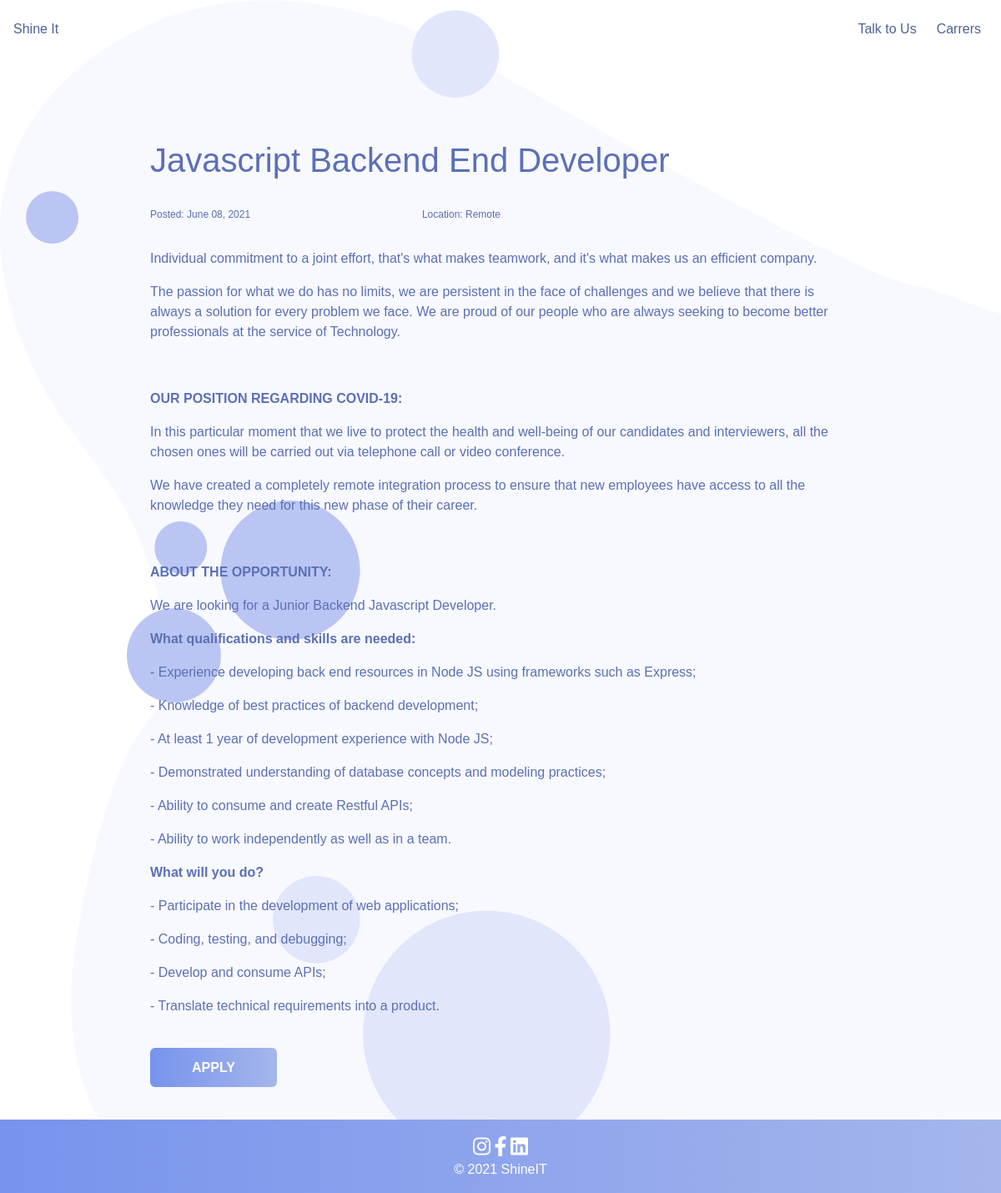
The page /job/4 on the database its author committed.
### itsite/models.py (models this page shows, shortened)
class Post(models.Model):
    title = models.CharField(max_length=100)
    content = RichTextField(blank=False, null=False)
    date_posted = models.DateTimeField(default=timezone.now)
    author = models.ForeignKey(User, on_delete=models.CASCADE)

### itsite/views.py (the view)
# urls.py: path('job/<int:pk>', job, name="job"),
def job(request, pk):
    job = Post.objects.get(pk=pk)
    return render(request, 'itsite/job.html', {'job': job})

### itsite/templates/itsite/job.html (shortened to what this page needs)
{% extends 'itsite/index.html' %}
{% block content %}
<div class="custom-container">
    <div class="job">
        <br>
        <br>
        <h1>{{ job.title }}</h1>
        <br>
        <div class="flex">
            <p class="jobs-date">Posted: {{ job.date_posted|date:"F d, Y" }}</p>
            <p class="jobs-date">Location: Remote</p>
        </div>
        <p>{{ job.content|safe }}</p>
        <div class="ctadiv">
            <a class="cta cta2" href="{% url 'apply' %}">APPLY</a>
        </div>
    </div>
</div>
{% endblock %}

### itsite/static/itsite/css/navbar.css (style rules this page uses)
a { color: #4F6096; text-decoration: none; }

### itsite/static/itsite/css/styles.css (style rules this page uses)
html, body { margin: 0; padding: 0; width: 100%; height: auto; font-family: "Circular", Arial, Helvetica, sans-serif; overflow-x: hidden; color: #5B70B4; background-image: url(../img/PNG/Backgrounds/bg2.png); }
a { text-decoration: none; }
.cta { border-radius: 6px; padding-right: 50px; padding-left: 50px; padding-top: 15px; padding-bottom: 15px; font-weight: bold; }
.cta2 { border: none; background-image: linear-gradient(90deg, #7793ED, #A5B6EC); color: white; }
.custom-container { width: 70%; margin: 0 auto; }
.job, .jobs { margin-top: 50px; }
.jobs-date { font-size: 12px; }
.flex { display: flex; justify-content: space-between; width: 50%; }
.ctadiv { margin-top: 50px; margin-bottom: 50px; }

### rows shown on the page
Post: title "Javascript Backend End Developer", date_posted "June 08, 2021", content "Individual commitment to a joint effort, that's what makes teamwork, and it's what makes us an efficient company. The passion for what we do has no limits, we are persistent in the face of challenges and we believe that there is always a solution for every problem we face. We are proud of our people who are always seeking to become better professionals at the service of Technology. OUR POSITION REGARDING COVID-19: In this particular moment that we live to protect the health and well-being of our candidates and interviewers, all the chosen ones will be carried out via telephone call or video conference. We have created a completely remote integration process to ensure that new employees have…"
